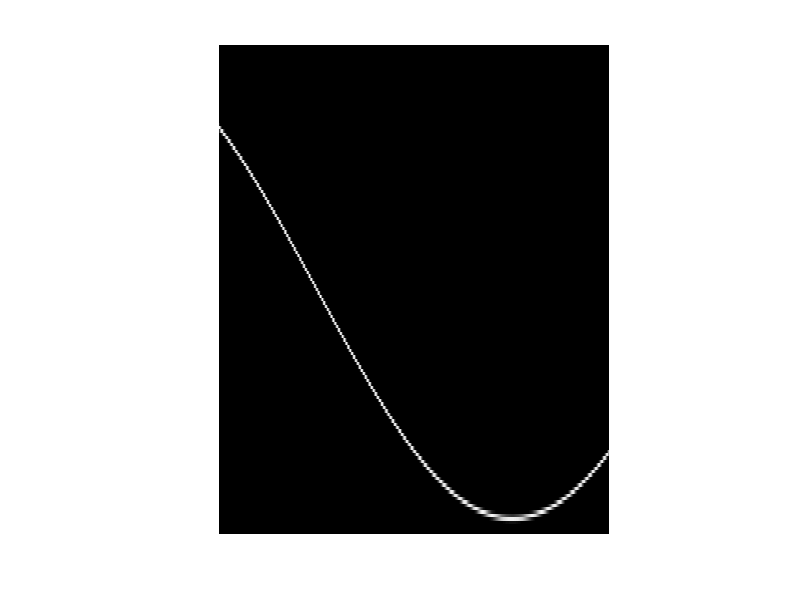

Recreate this plot in MATLAB.
% Project Code for Ship Wake Detection Using Localized Radon
% Transform

alphaForWeibullpdf = 1.11;
BetaForWeibullpdf = 0.8;

% imageToProcess = imread('Dataset/Live SAR images Dataset/live5.png');
% imageToProcess = rgb2gray(imageToProcess);
% figure,imshow(imageToProcess);
% % level = graythresh(imageToProcess);
% % imageToProcess = imbinarize(imageToProcess,level);
% % figure,imshow(imageToProcess);
% imageWithNoise = LocalizedRadonTransform(imageToProcess);
% image1 = PerformThresholding(imageWithNoise);
% % image = PerformMorphology(image);
% theta = 0:0.1:179.5;
% I1 = iradon(image,theta,'Hann');
% figure,imshow(I1,[]);
imageWithNoise=zeros(100,100);
imageWithNoise(98,98)=1;
theta = 0:0.1:179.5;
[R1,xp1] =radon(imageWithNoise,theta);
figure, imshow(R1, [],'XData', xp1([1 end]),'YData', [179.5 0])
% theta = 0:0.1:179.5;
% InputImage = imread('Dataset/Artificial Dataset/img12.png');
% imageToProcess = rgb2gray(InputImage);
% imageWithNoise = AddNoise(imageToProcess,alphaForWeibullpdf,BetaForWeibullpdf);
% [R1,xp1] =radon(imageWithNoise,theta);
% figure, imshow(R1, [],'XData', xp1([1 end]),'YData', [179.5 0])
% image = PerformThresholding(R1);
% % image = PerformMorphology(image);
% theta = 0:0.1:179.5;
% I1 = iradon(image,theta,'Hann');
% figure,imshow(I1,[]);
 
% imageToProcess = imread('Dataset/Artificial Dataset/img4.png');
% figure,imshow(imageToProcess);
% imageToProcess = rgb2gray(imageToProcess);
% imageWithNoise = AddNoise(imageToProcess,alphaForWeibullpdf,BetaForWeibullpdf);
% figure,imshow(imageWithNoise);
% imageWithNoise = LocalizedRadonTransform(imageWithNoise);
% imageWithReducedNoise = PerformThresholding(imageWithNoise);
% imageMorphed = PerformMorphology(imageWithReducedNoise);
% finalImage = ReconstructLines(imageWithReducedNoise);
% figure,imshow(finalImage,[]),title('Reconstructed Image');